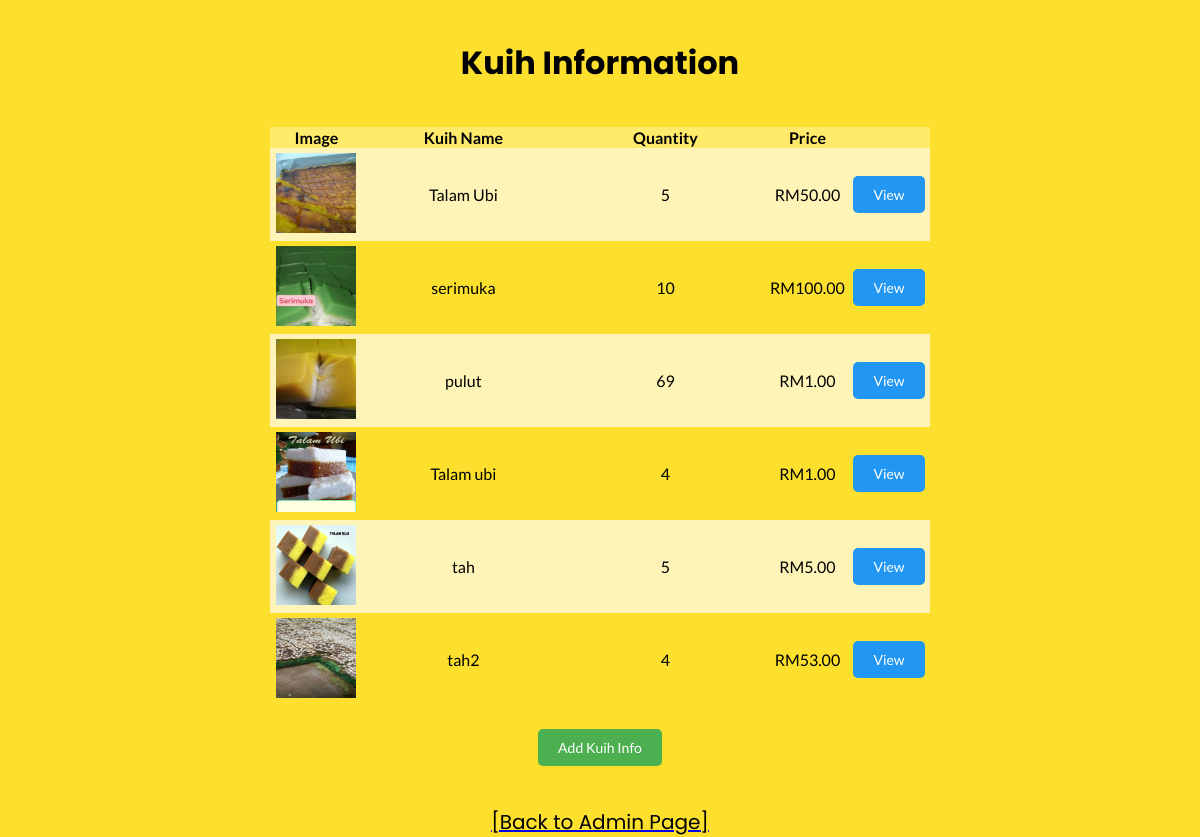
/admins/listKuih.php, run on the app's committed database.
### tables this page shows
CREATE TABLE `products` (
  `id` int(100) NOT NULL,
  `name` varchar(100) NOT NULL,
  `details` varchar(500) NOT NULL,
  `price` decimal(10,2) DEFAULT NULL,
  `quantity` int(10) NOT NULL DEFAULT 0,
  `image` varchar(100) NOT NULL
);

### admins/listKuih.php (the view, shortened to what this page needs)
<!DOCTYPE html>
<html lang="en">
<head>
    <link rel="stylesheet" href="https://use.fontawesome.com/releases/v5.4.2/css/all.css">
</head>
<body>
    <br>
    <h1>Kuih Information</h1>
    <br>
    <table align="center">
        <tr style="background-color: #ffea6b;">
            <th style="width: 90px;">Image</th>
            <th style="width: 200px;">Kuih Name</th>
            <th style="width: 200px;">Quantity</th>
            <th style="width: 80px;">Price</th>
            <th style="width: 60px;"></th>
        </tr>
        <?php
        include("../include/db_connect.php");
        $query = "SELECT * FROM products";
        $result = mysqli_query($dbc, $query);
        if (mysqli_num_rows($result) > 0) {
            while ($row = mysqli_fetch_assoc($result)) {
                $productId = $row["id"];
                $image = $row["image"];
                $kuihName = $row["name"];
                $quantity = $row["quantity"];
                $kuihPrice = $row["price"];
                ?>
                <tr>
                    <td><?php echo '<img src="../img/', $image, '" >'; ?></td>
                    <td><?php echo $kuihName; ?></td>
                    <td><?php echo $quantity; ?></td>
                    <td>RM<?php echo $kuihPrice; ?></td>
                    <td>
                        <a href="viewKuih.php?kuihId=<?php echo $productId; ?>" style="color:black;">
                            <button class="view-btn">View</button>
                        </a>
                    </td>
                </tr>
            <?php
            }
        } else {
            echo "No kuih are available";
        }
        ?>
    </table>
    <br>
    <div class="btn"><a href="addKuih.php"><button class="edit-btn">Add Kuih Info</button></a></div>
    <br>
    <br>
    <a href="Admin_dashbord.php"><center>[Back to Admin Page]</center></a>
</body>
</html>

### admins/listKuih.php (style rules this page uses)
body, html { margin: 0; background-color: #ede7f6; }
h1 { text-align: center; font-family: 'Poppins', sans-serif; }
table { font-family: 'Lato', sans-serif; border-collapse: collapse; }
tr, td { text-align: center; padding: 5px 0; }
tr:nth-child(even) { background-color: #fff4b7; }
a { font-family: 'Roboto Mono', monospace; }
img { object-fit: cover; width: 80px; height: 80px; }
.btn { text-align: center; }
.view-btn { background-color: #2196F3; color: white; }
.edit-btn { background-color: #4CAF50; color: white; }
button { font-family: 'Lato', sans-serif; border: none; padding: 10px 20px; border-radius: 5px; font-size: 14px; margin: 5px; }
html, body { margin: 0; background-color: #fce02d; }
center { font-family: 'Poppins', sans-serif; font-size: 20px; color: black; }

### data on the page
products: image (picture), name "Talam Ubi", quantity "5", price "50.00"
products: image (picture), name "serimuka", quantity "10", price "100.00"
products: image (picture), name "pulut", quantity "69", price "1.00"
products: image (picture), name "Talam ubi", quantity "4", price "1.00"
products: image (picture), name "tah", quantity "5", price "5.00"
products: image (picture), name "tah2", quantity "4", price "53.00"
